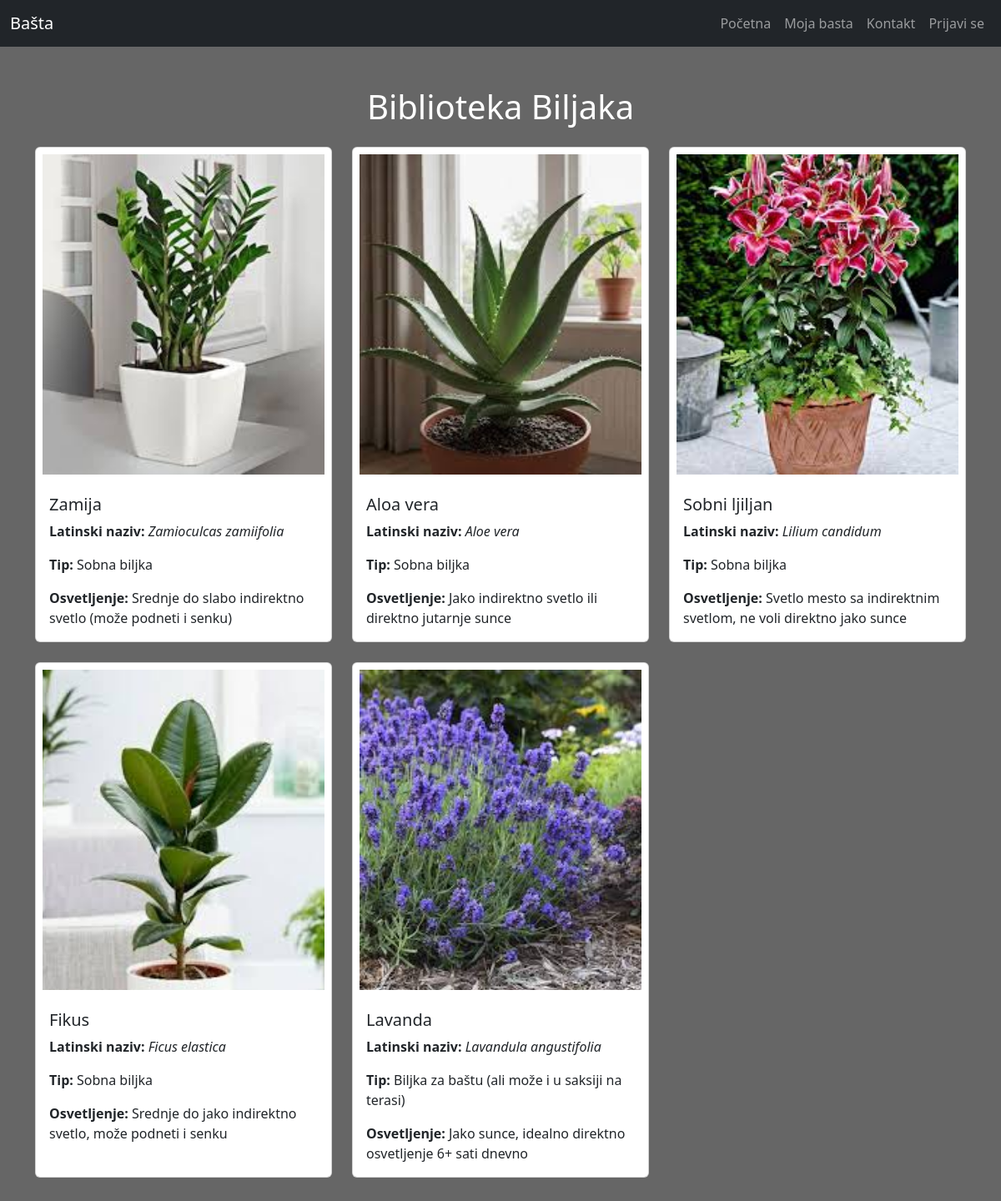
Page /Basta/index.php on the committed database.
### tables this page shows
CREATE TABLE IF NOT EXISTS `biljke` (
  `biljka_id` int NOT NULL AUTO_INCREMENT,
  `naziv` varchar(50) NOT NULL,
  `latinski_naziv` varchar(50) NOT NULL,
  `tip` varchar(50) NOT NULL,
  `slika` varchar(255) NOT NULL,
  `zalivanje_dani` varchar(255) NOT NULL,
  `kolicina_vode` varchar(255) NOT NULL,
  `djubrenje_dani` varchar(255) NOT NULL,
  `tip_djubriva` varchar(255) NOT NULL,
  `osvetljenje` varchar(100) NOT NULL,
  PRIMARY KEY (`biljka_id`)
);

### Basta/index.php (the view, shortened to what this page needs)
<?php
include 'config/db.php';
include 'includes/navbar.php';
$sql = "SELECT * FROM biljke";
$result = $conn->query($sql);
?>
<!DOCTYPE html>
<html lang="sr">
<head>
    <link rel="stylesheet" href="assets/css/style.css">
    <link href="https://cdn.jsdelivr.net/npm/bootstrap@5.3.0/dist/css/bootstrap.min.css" rel="stylesheet">
</head>
<body class="custom-bg">
    <div class="container py-5">
        <h1 class="mb-4 text-center">Biblioteka Biljaka</h1>
        <div class="row g-4">
            <?php while($row = $result->fetch_assoc()): ?>
                <div class="col-md-4">
                    <div class="card h-100">
                        <img src="assets/images/<?php echo $row['slika']; ?>" class="card-img-top" alt="Slika biljke">
                        <div class="card-body">
                            <h5 class="card-title"><?php echo $row['naziv']; ?></h5>
                            <p class="card-text"><strong>Latinski naziv:</strong> <em><?php echo $row['latinski_naziv']; ?></em></p>
                            <p class="card-text"><strong>Tip:</strong> <?php echo $row['tip']; ?></p>
                            <p class="card-text"><strong>Osvetljenje:</strong> <?php echo $row['osvetljenje']; ?></p>
                        </div>
                    </div>
                </div>
            <?php endwhile; ?>
        </div>
    </div>
</body>
</html>

### Basta/assets/css/style.css (style rules this page uses)
.custom-bg { background-color: #666666; color: white; }
.card-img-top { height: 400px; object-fit: cover; width: 100%; border-radius: 0.375rem; padding: 0.5rem; box-sizing: border-box; }

### rows in the picture
biljke: slika (picture), naziv "Zamija", latinski_naziv "Zamioculcas zamiifolia", tip "Sobna biljka", osvetljenje "Srednje do slabo indirektno svetlo (može podneti i senku)"
biljke: slika (picture), naziv "Aloa vera", latinski_naziv "Aloe vera", tip "Sobna biljka", osvetljenje "Jako indirektno svetlo ili direktno jutarnje sunce"
biljke: slika (picture), naziv "Sobni ljiljan", latinski_naziv "Lilium candidum", tip "Sobna biljka", osvetljenje "Svetlo mesto sa indirektnim svetlom, ne voli direktno jako sunce"
biljke: slika (picture), naziv "Fikus", latinski_naziv "Ficus elastica", tip "Sobna biljka", osvetljenje "Srednje do jako indirektno svetlo, može podneti i senku"
biljke: slika (picture), naziv "Lavanda", latinski_naziv "Lavandula angustifolia", tip "Biljka za baštu (ali može i u saksiji na terasi)", osvetljenje "Jako sunce, idealno direktno osvetljenje 6+ sati dnevno"
